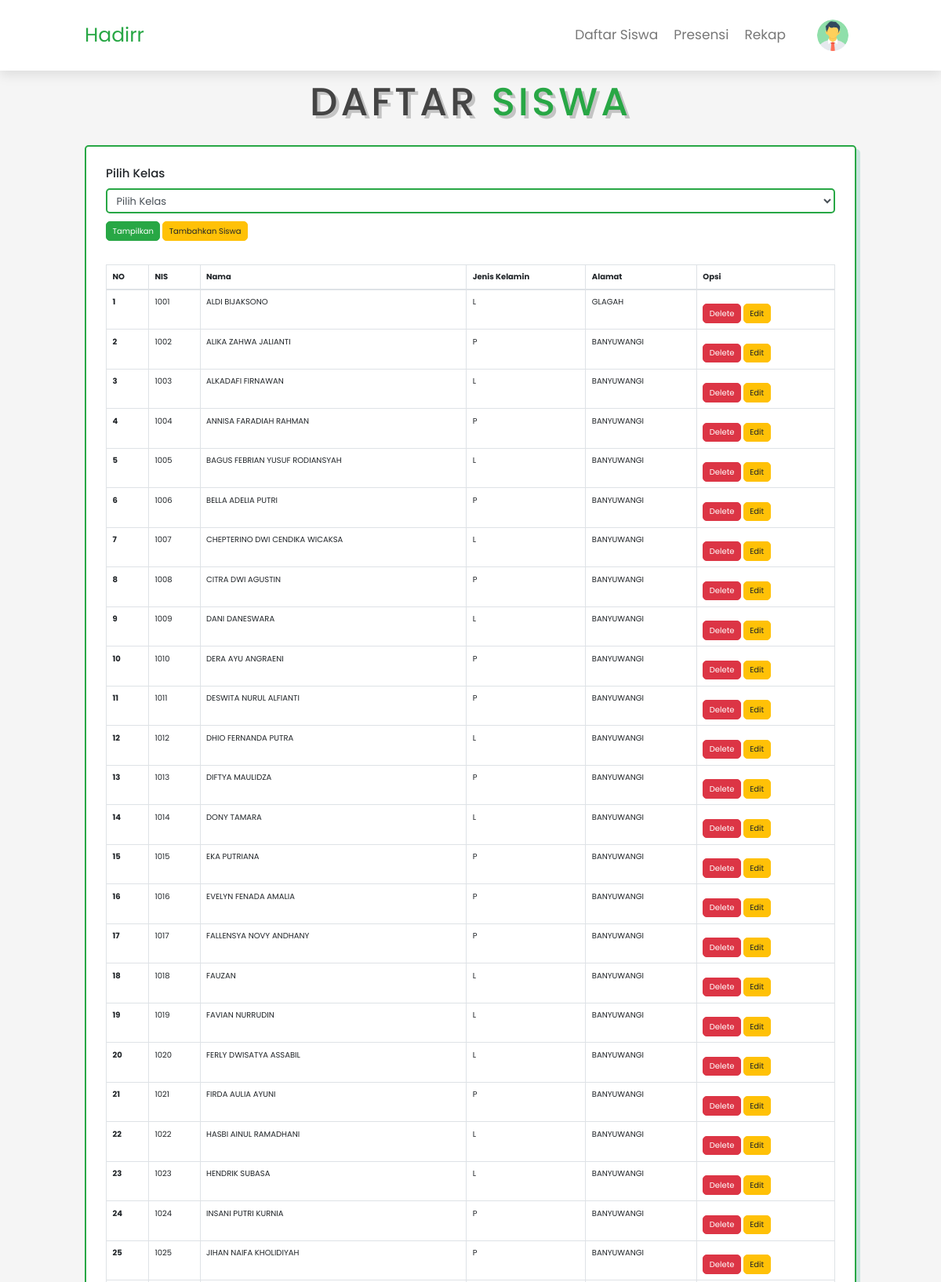
Screenshot of /admin/index.php (signed in, upper part) with the database file from the repository.
### tables this page shows
CREATE TABLE `siswa` (
  `nis` varchar(15) NOT NULL,
  `nama` varchar(300) NOT NULL,
  `jenis_kelamin` varchar(4) NOT NULL,
  `alamat` varchar(200) NOT NULL,
  `id_kelas` int(10) NOT NULL
);

### admin/index.php (the view, shortened to what this page needs)
<?php
include "../koneksi.php";
?>
<!doctype html>
<html lang="en">
  <head>
    <link rel="stylesheet" href="https://cdnjs.cloudflare.com/ajax/libs/font-awesome/5.15.4/css/all.min.css">
    <link rel="stylesheet" href="../css/style.css">
    <link rel="stylesheet" href="../css/bootstrap.min.css">
    <link rel="stylesheet" href="jquery.datetimepicker.min.css" class="">
  </head>
  <body>
<header class="header">
    <a href="#" class="logo"> <i class=""></i> Hadirr </a>
    <nav class="navbar">
        <a href="index.php">Daftar Siswa</a>
        <a href="absensi.php">Presensi</a>
        <a href="rekap.php">Rekap</a>
        <div class="action" onclick="menuToggle();">
        <div class="profile">
            <img src="../img/man.png" alt="">
        </div>
    </div>
    </nav>
</header>
<section class="services" id="services">
  <h1 class="heading"> DAFTAR <span>SISWA</span> </h1>
  <div class="box-container">
    <div class="box">
          <form method="GET" action="" >
          <label for="pilihkelas"><h4>Pilih Kelas</h4></label>
          <select name="id_kelas" class="form-control" aria-label="Default select example" id="pilihkelas">
          <option selected>Pilih Kelas</option>
    </div>
  </div>
      <input type="submit" class="btn btn-success" value="Tampilkan" />
      <a href="input.php" class="btn btn-warning">Tambahkan Siswa</a>
    <br>
    <br>
          <div class="card-tabel">
              <table class="table table-bordered">
                <thead>
                  <tr>
                    <th>NO</th>
                    <th>NIS</th>
                    <th>Nama</th>
                    <th>Jenis Kelamin</th>
                    <th>Alamat</th>
                    <th> Opsi </th>
                  </tr>
                </thead>
                <tbody>
                  <?php
                   $no = 1;
                  if(isset($_GET['id_kelas'])) {
                  $idkelas = $_GET['id_kelas'];
                  $qrec = mysqli_query($koneksi, "SELECT * FROM siswa WHERE id_kelas = '$idkelas'");
                  }
                  else {
                    $qrec = mysqli_query($koneksi, "SELECT * FROM siswa");
                  }
                  while ($rec = mysqli_fetch_array($qrec)){
                    ?>
                    <tr>
                      <th scope="row"><?= $no ?></th>
                      <td><?= $rec['nis'] ?></td>
                      <td><?= $rec['nama'] ?></td>
                      <td><?= $rec['jenis_kelamin'] ?></td>
                      <td><?= $rec['alamat'] ?></td>
                      <td>
                        <a href="index.php?id=<?=$rec['nis']?>"
                        onclick="return confirm('Apakah anda yakin menghapus data tersebut?');"
                        class="btn btn-danger">Delete</a>
                        <a href="update.php?id=<?=$rec['nis']?>" class="btn btn-warning">Edit</a>
                    </td>
                    </tr>
                  <?php $no++; } ?>
                </tbody>
                </table>
    <br>
          </div>
</section>
  </body>
</html>

### css/style.css (style rules this page uses)
:root { --green:#16a085; --black:#444; --light-color:#777; --box-shadow:.5rem .5rem 0 rgba(22, 160, 133, .2); --text-shadow:.4rem .4rem 0 rgba(0, 0, 0, .2); --border:.2rem solid var(--green); }
* { font-family: 'Poppins', sans-serif; margin:0; padding: 0; box-sizing: border-box; outline: none; border: none; text-transform: capitalize; transition: all .2s ease-out; text-decoration: none; }
html { font-size: 62.5%; overflow-x: hidden; scroll-padding-top: 7rem; scroll-behavior: smooth; }
section { padding:2rem 9%; }
section:nth-child(even) { background: #f5f5f5; }
.heading { text-align: center; padding-bottom: 2rem; text-shadow: var(--text-shadow); text-transform: uppercase; color:var(--black); font-size: 5rem; letter-spacing: .4rem; }
.heading span { text-transform: uppercase; color:var(--green); }
.btn { display: inline-block; margin-top: 1rem; padding: .5rem; padding-left: 1rem; border:var(--border); border-radius: .5rem; box-shadow: var(--bx-shadow); color:var(--green); cursor: pointer; font-size: 1.7rem; background: #fff; }
.header { padding:2rem 9%; position: fixed; top:0; left: 0; right: 0; z-index: 1000; box-shadow: 0 .5rem 1.5rem rgba(0, 0, 0, .1); display: flex; align-items: center; justify-content: space-between; background: #fff; }
.header .logo { font-size: 2.5rem; color: var(--black); }
.header .navbar a { font-size: 1.7rem; color: var(--light-color); margin-left: 2rem; }
.action .profile { position: relative; width: 40px; height: 40px; border-radius: 50%; overflow: hidden; cursor: pointer; }
.action .profile img { position: absolute; top: 0; left: 0; width: 100%; height: 100%; object-fit: cover; }
.services .box-container { display: grid; grid-template-columns: repeat(auto-fit, minmax(27rem, 1fr)); gap:2rem; }
.services .box-container .box { background:#fff; border-radius: .5rem; box-shadow: var(--box-shadow); border:var(--border); padding: 2.5rem; }

### admin/index.php (style rules this page uses)
section { min-height: 500px; padding-top: 10rem; }
.btn { border-radius: 0.50rem; font-size: 1rem; }
.form-control { height: calc(3rem + 2px); border: 2px solid #28a745; border-radius: 0.50rem; font-size: 1.3rem; }
.header .logo { color: #28a745; }
body { background: #f5f5f5; }

### rows the page displays
siswa: nis "1001", nama "ALDI BIJAKSONO", jenis_kelamin "L", alamat "GLAGAH"
siswa: nis "1002", nama "ALIKA ZAHWA JALIANTI", jenis_kelamin "P", alamat "BANYUWANGI"
siswa: nis "1003", nama "ALKADAFI FIRNAWAN", jenis_kelamin "L", alamat "BANYUWANGI"
siswa: nis "1004", nama "ANNISA FARADIAH RAHMAN", jenis_kelamin "P", alamat "BANYUWANGI"
siswa: nis "1005", nama "BAGUS FEBRIAN YUSUF RODIANSYAH", jenis_kelamin "L", alamat "BANYUWANGI"
siswa: nis "1006", nama "BELLA ADELIA PUTRI", jenis_kelamin "P", alamat "BANYUWANGI"
siswa: nis "1007", nama "CHEPTERINO DWI CENDIKA WICAKSA", jenis_kelamin "L", alamat "BANYUWANGI"
siswa: nis "1008", nama "CITRA DWI AGUSTIN", jenis_kelamin "P", alamat "BANYUWANGI"
siswa: nis "1009", nama "DANI DANESWARA", jenis_kelamin "L", alamat "BANYUWANGI"
siswa: nis "1010", nama "DERA AYU ANGRAENI", jenis_kelamin "P", alamat "BANYUWANGI"
siswa: nis "1011", nama "DESWITA NURUL ALFIANTI", jenis_kelamin "P", alamat "BANYUWANGI"
siswa: nis "1012", nama "DHIO FERNANDA PUTRA", jenis_kelamin "L", alamat "BANYUWANGI"
siswa: nis "1013", nama "DIFTYA MAULIDZA", jenis_kelamin "P", alamat "BANYUWANGI"
siswa: nis "1014", nama "DONY TAMARA", jenis_kelamin "L", alamat "BANYUWANGI"
siswa: nis "1015", nama "EKA PUTRIANA", jenis_kelamin "P", alamat "BANYUWANGI"
siswa: nis "1016", nama "EVELYN FENADA AMALIA", jenis_kelamin "P", alamat "BANYUWANGI"
siswa: nis "1017", nama "FALLENSYA NOVY ANDHANY", jenis_kelamin "P", alamat "BANYUWANGI"
siswa: nis "1018", nama "FAUZAN", jenis_kelamin "L", alamat "BANYUWANGI"
siswa: nis "1019", nama "FAVIAN NURRUDIN", jenis_kelamin "L", alamat "BANYUWANGI"
siswa: nis "1020", nama "FERLY DWISATYA ASSABIL", jenis_kelamin "L", alamat "BANYUWANGI"
siswa: nis "1021", nama "FIRDA AULIA AYUNI", jenis_kelamin "P", alamat "BANYUWANGI"
siswa: nis "1022", nama "HASBI AINUL RAMADHANI", jenis_kelamin "L", alamat "BANYUWANGI"
siswa: nis "1023", nama "HENDRIK SUBASA", jenis_kelamin "L", alamat "BANYUWANGI"
siswa: nis "1024", nama "INSANI PUTRI KURNIA", jenis_kelamin "P", alamat "BANYUWANGI"
siswa: nis "1025", nama "JIHAN NAIFA KHOLIDIYAH", jenis_kelamin "P", alamat "BANYUWANGI"
